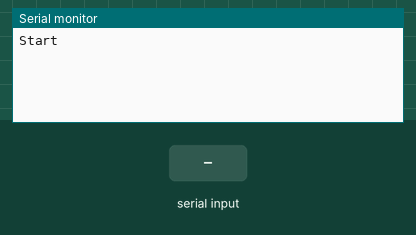
The sketch below on a simulated Arduino Uno, built with avr-gcc and run on an emulated ATmega328P. Shown: the last lines printed to the serial monitor. Inputs (shaded band) come from the test bench.

Above: at 1.2 s.
1.3 s: "1" received over the second serial link
At 2.1 s:
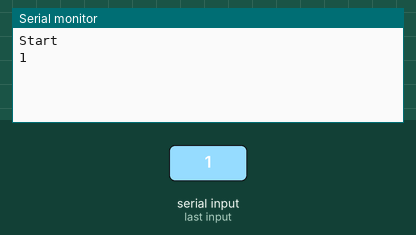
2.8 s: "0" received over the second serial link
At 3.3 s:
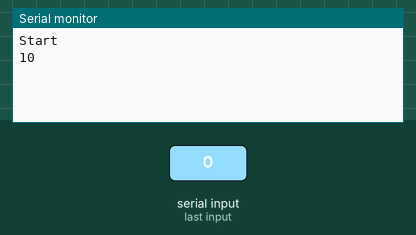

Measured:
- after the input at 1.3 s, the serial monitor: prints a new line at once (image 1)
- after the input at 2.8 s, the serial monitor: prints a new line at once (image 2)

The sketch:

test-serial.ino
```cpp
#include <SoftwareSerial.h>

SoftwareSerial mySerial(10, 11); // RX, TX

void setup() {
  Serial.begin(9600);
  Serial.println("Start");

  mySerial.begin(9600);
  mySerial.println("START");
}

void loop() // run over and over
{
  if (mySerial.available())
    Serial.write(mySerial.read());
  if (Serial.available())
    mySerial.write(Serial.read());
}
```
